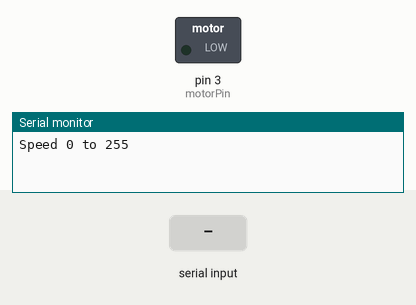
Bench run of a sketch on a simulated Arduino Uno, built with avr-gcc and run on an emulated ATmega328P. Shown: switched loads named in the sketch (green lamp = pin HIGH), the last lines printed to the serial monitor. The test bench sets the inputs (shaded band).

Above: at 1.2 s.
1.3 s: "90,45\n" received over Serial
At 2.1 s:
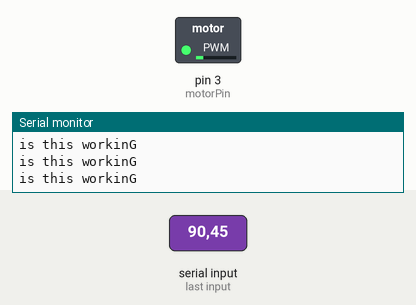
3.8 s: "30,150\n" received over Serial
At 4.2 s:
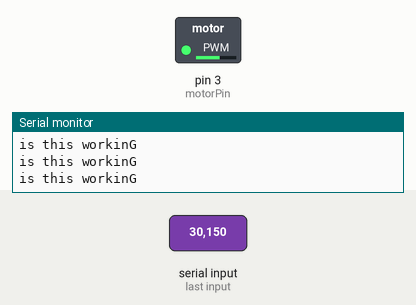
6.3 s: "200\n" received over Serial
At 7.1 s:
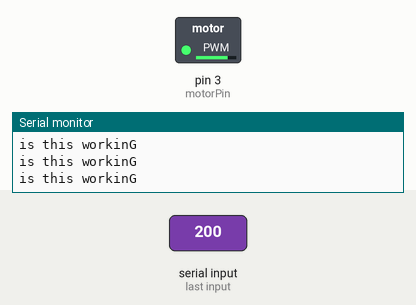
Timing chart, 0 to 9.3 s (numbered marks = the images above; inputs shaded):
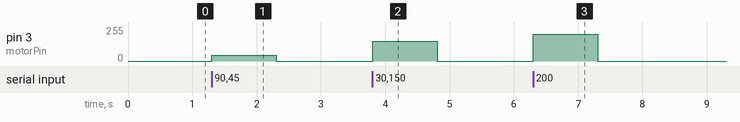

The sketch:

PROJECT_ONE.ino
```cpp
int led = 10; // led is connected to digital pin 10
int delayOn = 50; // delay the blinking by 1 second
int delayOff = 50; // delay the blinking by 1 second
int motorPin = 3;

void setup()
{
  pinMode(motorPin, OUTPUT);
  Serial.begin(9600);
  while (! Serial);
  Serial.println("Speed 0 to 255");
}


void loop()
{
  if (Serial.available())
  {
    Serial.println("is this workinG");
    int speed = Serial.parseInt();
    if (speed >= 0 && speed <= 255)
    {
      analogWrite(motorPin, speed);
    }
  }
}
```

Measured:
- after the input at 1.3 s, pin 3 (motorPin): 0/255 → 45/255 at once, → 0/255 1.0 s later
- after the input at 3.8 s, pin 3 (motorPin): 0/255 → 150/255 at once, → 0/255 1.0 s later
- after the input at 6.3 s, pin 3 (motorPin): 0/255 → 200/255 at once, → 0/255 1.0 s later
